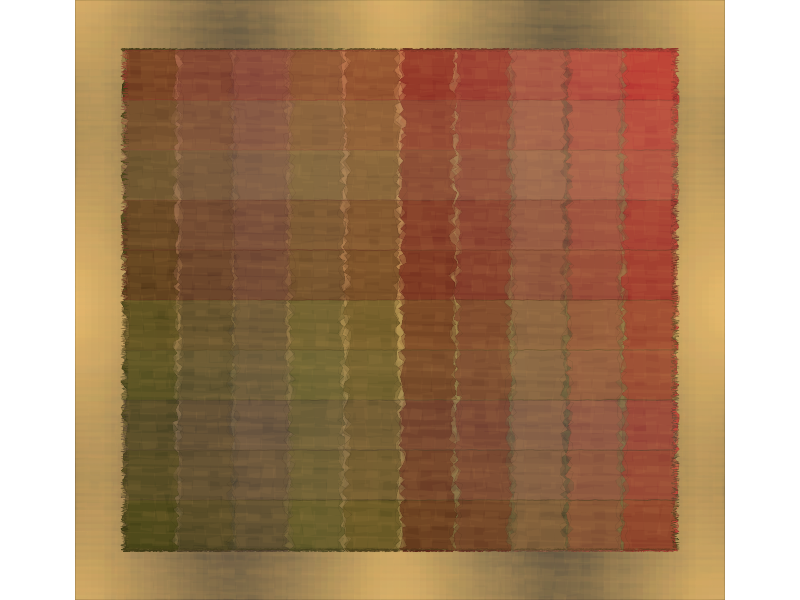

Write R code to recreate this figure.
#Genuary 24 2023 - Textile

#=============================================================================#
#Library Load-in---------------------------------------------------------------
#=============================================================================#
library(dplyr)
library(purrr)
library(ggplot2)

#=============================================================================#
#Data Set-up-------------------------------------------------------------------
#=============================================================================#

#Number of strips#
n = 10

#Horizontal Strips#
canvas <- tibble(x = c(seq(0,1, length = 100),
                       rep(1,100),
                       seq(1,0, length = 100),
                       rep(0,100)),
                 y = c(rep(0,100),
                       seq(0,10, length = 100),
                       rep(10, 100),
                       seq(10,0, length = 100)))

#Vertical Strips#
canvas2 <- tibble(y = c(seq(0,1, length = 100),
                       rep(1,100),
                       seq(1,0, length = 100),
                       rep(0,100)),
                 x = c(rep(0,100),
                       seq(0,11, length = 100),
                       rep(11, 100),
                       seq(11,0, length = 100)))

#Scale transformations
trans <- seq(0,10, length = n)
trans2 <- seq(0,9, length = n)

#Color options#
color_pal <- colorRampPalette(sort(c("#ba3834","#731b18","#6a6a2a","#3d3d12","#634d41","#9e7057")))(n)
border_pal <- map_chr(color_pal, ~colorRampPalette(c(.x, "#000000"))(10)[4])

#Iteration Options#
cube_opts <- list(trans, color_pal, border_pal)
cube_opts2 <- list(trans2, color_pal, border_pal)

#Strips data compilation#
cubes <- pmap_df(cube_opts, ~canvas |>
                  mutate(x = x +..1,
                         fill = ..2,
                         color = ..3,
                         group = ..1))

verts <- pmap_df(cube_opts2, ~canvas2 |>
                   mutate(y = y +..1,
                          fill = ..2,
                          color = ..3,
                          group = ..1))

#Overall texture data#
texture <- tibble(x = -1,
                  xend = 12,
                  y = seq(-2,12, length = 100),
                  yend = y,
                  color = colorRampPalette(c("#EEC373","#333333","#EEC373","#333333","#EEC373"))(100))

texture2 <- tibble(y = -2,
                  yend = 12,
                  x = seq(-1,12, length = 100),
                  xend = x,
                  color = colorRampPalette(c("#EEC373","#333333","#EEC373","#333333","#EEC373"))(100))

texture3 <- tibble(x = seq(-1,12, length = 50),
                   y = seq(-2,12, length = 50)) |>
  expand.grid()

#=============================================================================#
#Final Piece-------------------------------------------------------------------
#=============================================================================#
cubes |>
  ggplot(aes(x,y, group = group))+
  theme_void()+
  theme(plot.background = element_rect(fill = "#EEC373"))+
  geom_polygon(position = position_jitter(width = .09), 
               color = cubes$color, 
               fill = cubes$fill, 
               linewidth = .1)+
  geom_segment(data = texture, aes(x,y, xend = xend, yend = yend), 
               inherit.aes = FALSE, 
               color = texture$color, 
               alpha = .1, 
               linewidth = 20)+
  geom_polygon(position = position_jitter(width = .09), 
               color = cubes$color, 
               fill = cubes$fill, 
               linewidth = .1, 
               alpha = .9)+
  geom_segment(data = texture2, aes(x,y, xend = xend, yend = yend), 
               inherit.aes = FALSE, 
               color = texture2$color, 
               alpha = .1, 
               linewidth = 20)+
  geom_polygon(position = position_jitter(width = .09), 
               color = cubes$color, 
               fill = cubes$fill, 
               linewidth = .1, 
               alpha = .9)+
  geom_polygon(position = position_jitter(width = .09), 
               color = cubes$color, 
               fill = cubes$fill, 
               linewidth = .1, 
               alpha = .4)+
  geom_polygon(data = verts, 
               position = position_jitter(width = .09), 
               color = verts$color, 
               fill = verts$fill, 
               linewidth = .1, 
               alpha = .4)+
  geom_path(data = texture3, aes(x,y, group = 1), 
            linewidth = sample(seq(1,10, length = 50), nrow(texture3), replace = TRUE), 
            color = "#EEC373", 
            alpha = .05, 
            position = position_jitter(width = .05, height = .03))+
  coord_equal(expand = FALSE, 
                  xlim = c(-1,12), 
                  ylim = c(-1,11))

# ggsave("images/24.png",
#        dpi = 300,
#        device = "png",
#        bg = "transparent")
